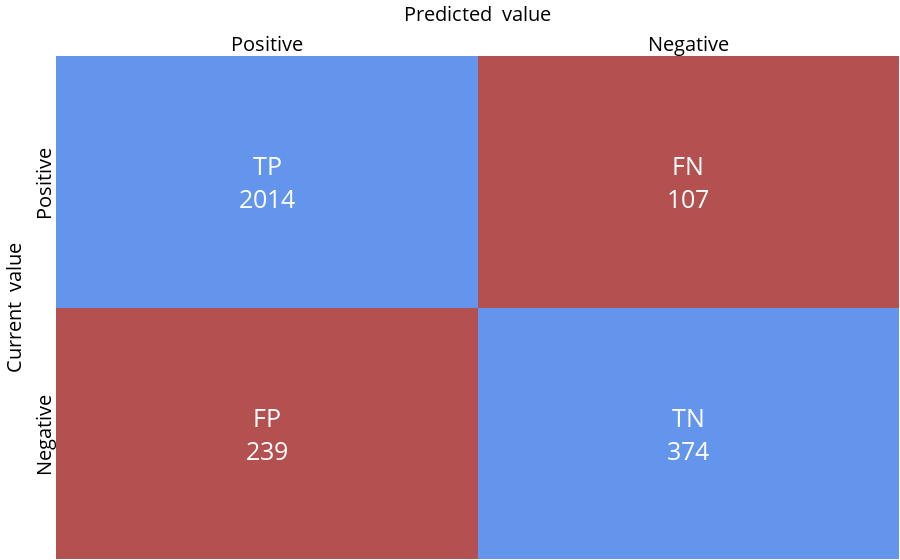
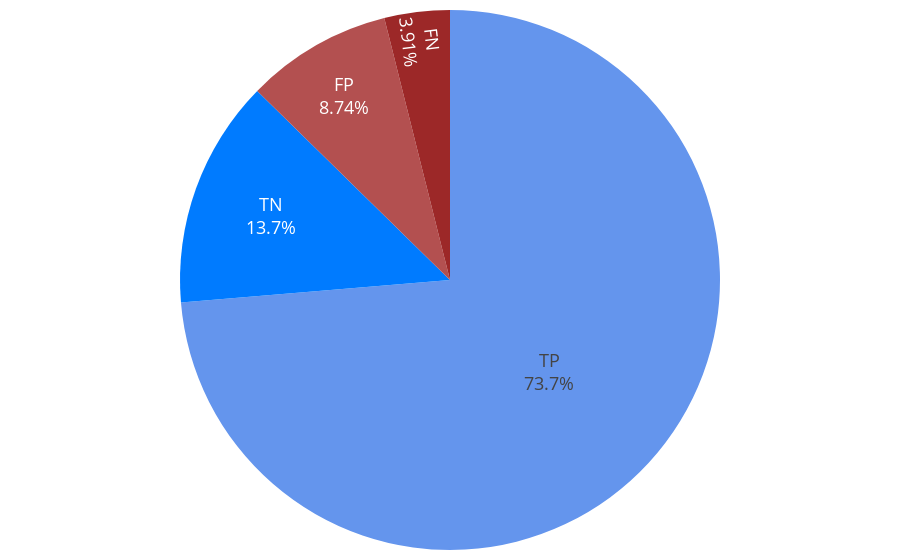
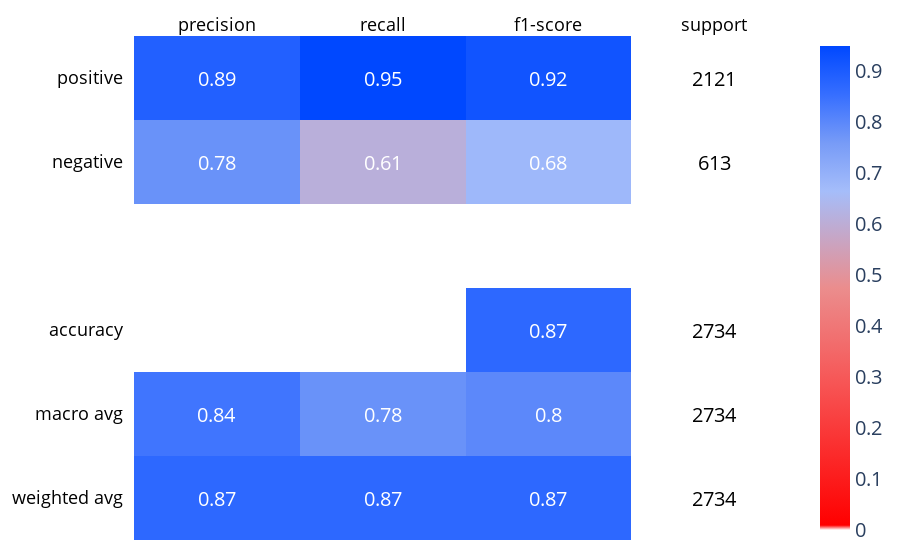

These figures' notebook cell, in order:
### Code cell
# Testing the model loaded from from disc
my_reviews_ml = labeling_data(my_reviews,'title_text', 'rating')

x_test = my_reviews_ml['review']
y_test = my_reviews_ml['label']

y_test_pred = nbayes_model_wang_pickle.predict(x_test)

display(ConfusionMatrixHeatmap(y_test, y_test_pred))
display(confusion_matrix_pie_chart(y_test, y_test_pred))
display(classif_report_heatmap(y_test, y_test_pred))

### Figure 1 — Plotly figure (JSON) as saved in the notebook; plotly's stock layout.template omitted (floating-point values rounded to 4 significant figures)
{"data": [{"colorscale": [[0, "#6495ED"], [1, "#b35050"]], "reversescale": false, "showscale": false, "type": "heatmap", "x": ["Positive", "Negative"], "y": ["Positive", "Negative"], "z": [[0, 1], [1, 0]]}], "layout": {"annotations": [{"font": {"color": "#FFFFFF"}, "showarrow": false, "text": "TP<br />2014", "x": "Positive", "xref": "x", "y": "Positive", "yref": "y"}, {"font": {"color": "#FFFFFF"}, "showarrow": false, "text": "FN<br />107", "x": "Negative", "xref": "x", "y": "Positive", "yref": "y"}, {"font": {"color": "#FFFFFF"}, "showarrow": false, "text": "FP<br />239", "x": "Positive", "xref": "x", "y": "Negative", "yref": "y"}, {"font": {"color": "#FFFFFF"}, "showarrow": false, "text": "TN<br />374", "x": "Negative", "xref": "x", "y": "Negative", "yref": "y"}], "font": {"size": 25}, "margin": {"b": 1, "l": 1, "r": 1, "t": 1}, "xaxis": {"color": "black", "dtick": 1, "gridcolor": "rgb(0, 0, 0)", "side": "top", "tickfont": {"size": 20}, "ticks": "", "title": {"font": {"size": 20}, "text": "Predicted  value"}}, "yaxis": {"autorange": "reversed", "color": "black", "dtick": 1, "tickangle": -90, "tickfont": {"size": 20}, "ticks": "", "ticksuffix": "  ", "title": {"font": {"size": 20}, "text": "Current  value"}}}}

### Figure 2 — Plotly figure (JSON) as saved in the notebook; plotly's stock layout.template omitted (floating-point values rounded to 4 significant figures)
{"data": [{"direction": "clockwise", "labels": ["TP", "TN", "FP", "FN"], "marker": {"colors": ["#6495ED", "#007bff", "#b35050", "#9c2828"]}, "sort": false, "textfont": {"size": 18}, "textinfo": "label+percent", "type": "pie", "values": [2014, 374, 239, 107]}], "layout": {"margin": {"b": 10, "l": 0, "r": 0, "t": 10}, "showlegend": false}}

### Figure 3 — Plotly figure (JSON) as saved in the notebook; plotly's stock layout.template omitted (floating-point values rounded to 4 significant figures)
{"data": [{"colorscale": [[0, "white"], [0.01, "red"], [0.3, "#f75454"], [0.5, "#eb8d8d"], [0.7, "#a5bdfa"], [0.8, "#779bf7"], [0.9, "#366eff"], [1, "#0048ff"]], "reversescale": false, "showscale": true, "type": "heatmap", "x": ["precision", "recall", "f1-score", "support"], "y": ["positive", "negative", " ", "accuracy", "macro avg", "weighted avg"], "z": [[0.89, 0.95, 0.92, 0], [0.78, 0.61, 0.68, 0], [0, 0, 0, 0], [0, 0, 0.87, 0], [0.84, 0.78, 0.8, 0], [0.87, 0.87, 0.87, 0]]}], "layout": {"annotations": [{"font": {"color": "#FFFFFF"}, "showarrow": false, "text": "0.89", "x": "precision", "xref": "x", "y": "positive", "yref": "y"}, {"font": {"color": "#FFFFFF"}, "showarrow": false, "text": "0.95", "x": "recall", "xref": "x", "y": "positive", "yref": "y"}, {"font": {"color": "#FFFFFF"}, "showarrow": false, "text": "0.92", "x": "f1-score", "xref": "x", "y": "positive", "yref": "y"}, {"font": {"color": "#000000"}, "showarrow": false, "text": "2121", "x": "support", "xref": "x", "y": "positive", "yref": "y"}, {"font": {"color": "#FFFFFF"}, "showarrow": false, "text": "0.78", "x": "precision", "xref": "x", "y": "negative", "yref": "y"}, {"font": {"color": "#FFFFFF"}, "showarrow": false, "text": "0.61", "x": "recall", "xref": "x", "y": "negative", "yref": "y"}, {"font": {"color": "#FFFFFF"}, "showarrow": false, "text": "0.68", "x": "f1-score", "xref": "x", "y": "negative", "yref": "y"}, {"font": {"color": "#000000"}, "showarrow": false, "text": "613", "x": "support", "xref": "x", "y": "negative", "yref": "y"}, {"font": {"color": "#000000"}, "showarrow": false, "text": " ", "x": "precision", "xref": "x", "y": " ", "yref": "y"}, {"font": {"color": "#000000"}, "showarrow": false, "text": " ", "x": "recall", "xref": "x", "y": " ", "yref": "y"}, {"font": {"color": "#000000"}, "showarrow": false, "text": " ", "x": "f1-score", "xref": "x", "y": " ", "yref": "y"}, {"font": {"color": "#000000"}, "showarrow": false, "text": " ", "x": "support", "xref": "x", "y": " ", "yref": "y"}, {"font": {"color": "#000000"}, "showarrow": false, "text": " ", "x": "precision", "xref": "x", "y": "accuracy", "yref": "y"}, {"font": {"color": "#000000"}, "showarrow": false, "text": " ", "x": "recall", "xref": "x", "y": "accuracy", "yref": "y"}, {"font": {"color": "#FFFFFF"}, "showarrow": false, "text": "0.87", "x": "f1-score", "xref": "x", "y": "accuracy", "yref": "y"}, {"font": {"color": "#000000"}, "showarrow": false, "text": "2734", "x": "support", "xref": "x", "y": "accuracy", "yref": "y"}, {"font": {"color": "#FFFFFF"}, "showarrow": false, "text": "0.84", "x": "precision", "xref": "x", "y": "macro avg", "yref": "y"}, {"font": {"color": "#FFFFFF"}, "showarrow": false, "text": "0.78", "x": "recall", "xref": "x", "y": "macro avg", "yref": "y"}, {"font": {"color": "#FFFFFF"}, "showarrow": false, "text": "0.8", "x": "f1-score", "xref": "x", "y": "macro avg", "yref": "y"}, {"font": {"color": "#000000"}, "showarrow": false, "text": "2734", "x": "support", "xref": "x", "y": "macro avg", "yref": "y"}, {"font": {"color": "#FFFFFF"}, "showarrow": false, "text": "0.87", "x": "precision", "xref": "x", "y": "weighted avg", "yref": "y"}, {"font": {"color": "#FFFFFF"}, "showarrow": false, "text": "0.87", "x": "recall", "xref": "x", "y": "weighted avg", "yref": "y"}, {"font": {"color": "#FFFFFF"}, "showarrow": false, "text": "0.87", "x": "f1-score", "xref": "x", "y": "weighted avg", "yref": "y"}, {"font": {"color": "#000000"}, "showarrow": false, "text": "2734", "x": "support", "xref": "x", "y": "weighted avg", "yref": "y"}], "font": {"size": 20}, "margin": {"b": 20, "l": 20, "r": 20, "t": 20}, "xaxis": {"color": "black", "dtick": 1, "gridcolor": "rgb(0, 0, 0)", "side": "top", "tickfont": {"size": 18}, "ticks": "", "title": {"font": {"size": 25}}}, "yaxis": {"autorange": "reversed", "color": "black", "dtick": 1, "tickfont": {"size": 18}, "ticks": "", "ticksuffix": "  ", "title": {"font": {"size": 25}}}}}
